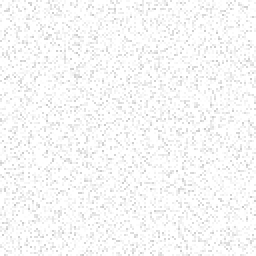
#> input picture assets/images/grain.png, 128 x 128 px (shown 2 times larger)
$ python -i cover_color.py   (imports and definitions only)
#> lines starting #> are read from the running program, lines starting #| are printed output that depends on the picture
"""Dominant cover colour for every library song.

The app tints its graphics with each song's "album ink", derived on the phone
from the raw colour stored here (05-visual-identity.md). This script downloads a
small copy of each cover, picks the colour, and stores the raw hex in
tracks.cover_color. push.py exports it as `coverColor`.

  .venv/bin/python cover_color.py              # every library song without a colour yet
  .venv/bin/python cover_color.py --redo       # recompute all (covers come from the cache)
  .venv/bin/python cover_color.py --test       # show the rule on a few varied covers
  .venv/bin/python cover_color.py --dump out/cover_colors.json   # deezerId -> hex, for patching Convex

The rule:
  1. Shrink to 64x64 and cut 8% off every edge, so a thin border cannot win.
  2. Quantise to 8 colours.
  3. Drop buckets that are near white, near black or near grey, and buckets
     smaller than 6% of the picture.
  4. Of the three largest that remain, take the most colourful (largest chroma,
     which unlike HSL saturation does not flatter near-black). Skin-tone hues
     count for 0.6 of their chroma, so a face loses to a real colour of
     comparable area but still wins when it is all there is.
  5. Nothing left: no colour. The app falls back to a neutral ink.

Covers are cached in cache/covers/, so reruns do not refetch.
"""

from __future__ import annotations

import argparse
import colorsys
import json
import re
import time
from concurrent.futures import ThreadPoolExecutor
from pathlib import Path

import requests
from PIL import Image

from common import CACHE_DIR, connect, log

COVER_DIR = CACHE_DIR / "covers"
SIZE = "120x120"
WORKERS = 6
USER_AGENT = "Score/1.0 hackathon prototype"

SHRINK = 64
CROP = 0.08
PALETTE = 8
MIN_AREA = 0.06
MIN_SATURATION = 0.18
MIN_CHROMA = 0.08
MAX_LIGHTNESS = 0.90
MIN_LIGHTNESS = 0.07
# Skin tones: orange-brown hues of middling saturation. They count for less when ranking.
SKIN_HUE = (10 / 360, 40 / 360)
SKIN_WEIGHT = 0.6
TOP_BY_AREA = 3


def small_url(cover_url: str) -> str:
    """The Deezer CDN takes the size as a path segment: .../1000x1000-000000-80-0-0.jpg."""
    return re.sub(r"/\d+x\d+-", f"/{SIZE}-", cover_url)


# [22 lines left out: functions cover_path, download, not called in this run]


def buckets(path: Path) -> list[dict]:
    """The picture as up to 8 colour buckets, largest first."""
#> called with path = '../assets/images/grain.png'
    image = Image.open(path).convert("RGB").resize((SHRINK, SHRINK), Image.LANCZOS)
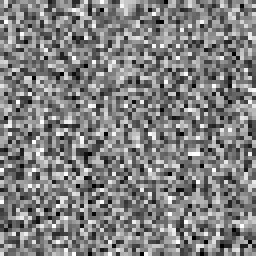
#> image: PIL image 64x64 RGB (shown 4 times larger); min 0, max 255, mean 128.3
    edge = round(SHRINK * CROP)
    image = image.crop((edge, edge, SHRINK - edge, SHRINK - edge))
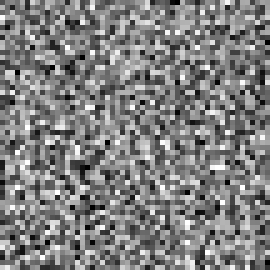
#> image: PIL image 54x54 RGB (shown 5 times larger); min 0, max 255, mean 127.8
    quantised = image.quantize(colors=PALETTE, method=Image.Quantize.MEDIANCUT)
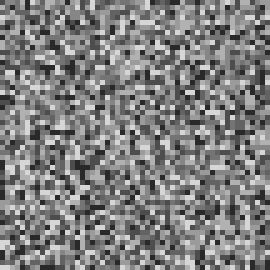
#> quantised: PIL image 54x54 P (shown 5 times larger); min 41, max 214, mean 127.7
    palette = quantised.getpalette()
#> palette = [214, 214, 214, 177, 177, 177, 155, 155, 155, 134, 134, 134, 116, 116, 116, 99, 99, 99, 77, 77, 77, 41, 41, 41]
    total = image.width * image.height
#> total = 2916
    found = []
    for count, index in quantised.getcolors():
        r, g, b = palette[index * 3 : index * 3 + 3]
        hue, lightness, saturation = colorsys.rgb_to_hls(r / 255, g / 255, b / 255)
        found.append(
            {
                "hex": f"#{r:02X}{g:02X}{b:02X}",
                "area": count / total,
                "saturation": saturation,
                "lightness": lightness,
                "hue": hue,
                "chroma": (max(r, g, b) - min(r, g, b)) / 255,
            }
        )
#> this loop made 8 passes
#> (count, r, g, b, lightness) on passes 1 to 8: (310, 214, 214, 214, 0.839), (440, 177, 177, 177, 0.694), (384, 155, 155, 155, 0.608), (337, 134, 134, 134, 0.525), (378, 116, 116, 116, 0.455), (353, 99, 99, 99, 0.388), (427, 77, 77, 77, 0.302), (287, 41, 41, 41, 0.161)
#> after the loop, found = 8 items
    return sorted(found, key=lambda bucket: -bucket["area"])


# [119 lines left out: functions is_coloured, vividness, dominant, colour_for, ensure_column, library and 4 more, not called in this run]


# [2 lines not run here, left out]

>>> result = buckets('../assets/images/grain.png')
#> result = 8 items
